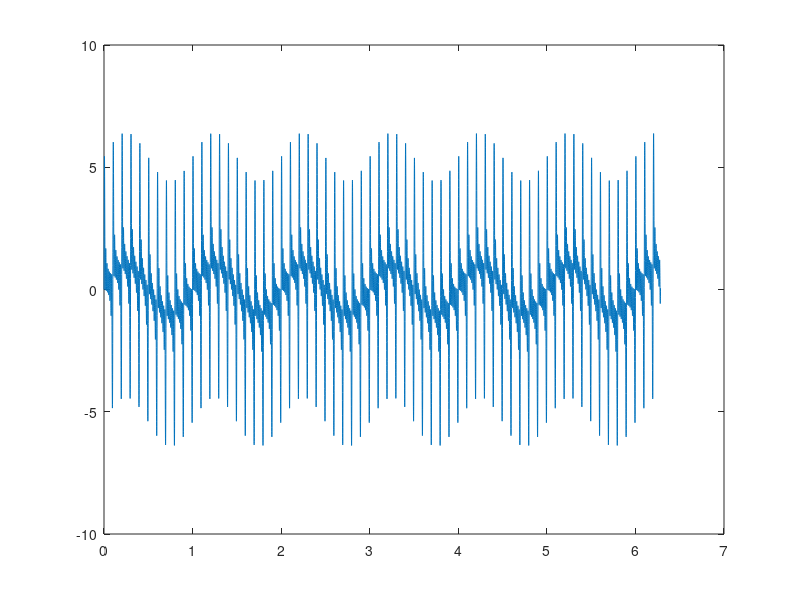

The MATLAB source for this figure:
clc;
clear;
t=0:pi/10000:2.*pi;


y=sin(2*pi*1*t);
y1=sin(2*pi*10*t);
y2=sin(2*pi*20*t);
y3=sin(2*pi*30*t);
y4=sin(2*pi*40*t);
y5=sin(2*pi*50*t);
y6=sin(2*pi*60*t);
y7=sin(2*pi*70*t);

y10=y+y1+y2+y3+y4+y5+y6+y7;

plot(t,y10)

%plot(t,y,t,y1,t,y3)